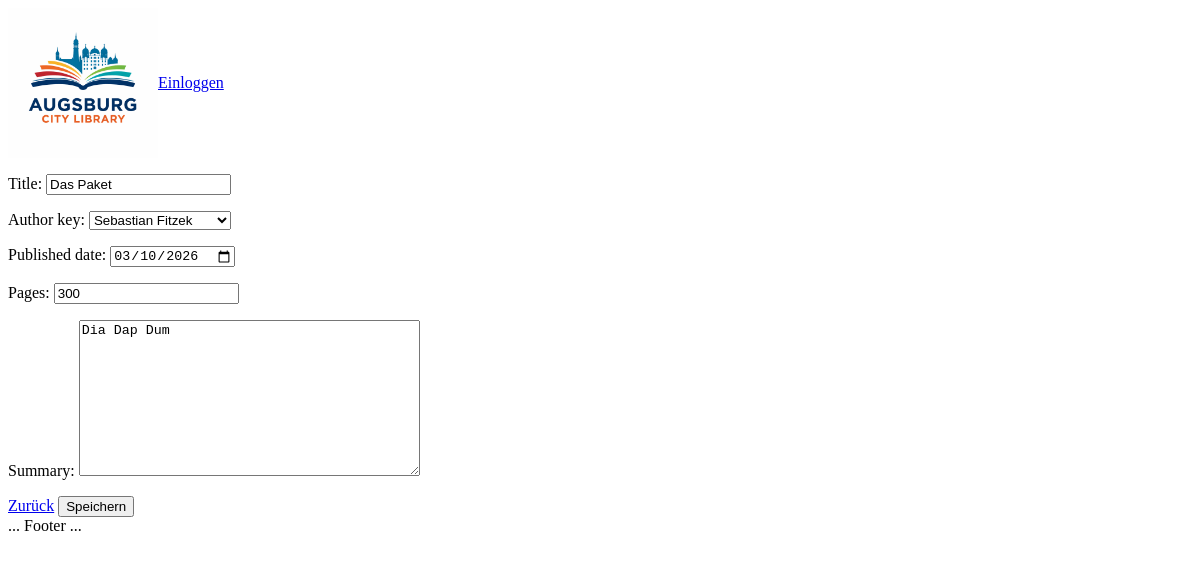
Page /books/update/6/ on the committed database.
### books/models.py (models this page shows, shortened)
class Book(models.Model):
    title = models.CharField(max_length=200)
    author_key = models.ForeignKey(Author, blank=True, null=True, on_delete=models.SET_NULL)
    published_date = models.DateField()
    pages = models.IntegerField()
    summary = models.TextField()
    genre = models.ManyToManyField(Genre, blank=True)
    isbn = models.IntegerField()
    cover = models.ImageField(upload_to='covers/', null=True, blank=True)

### books/views.py (the view, shortened to what this page needs)
# urls.py: path('books/update/<int:pk>/', views.UpdateBookView.as_view(), name='book-update'),
class UpdateBookView(UpdateView):
    model = models.Book
    form_class = BookForm

### books/forms.py
class BookForm(forms.ModelForm):
    class Meta:
        model = Book
        fields = ['title', 'author_key', 'published_date', 'pages', 'summary']
        widgets = {
            'published_date': DatePickerInput(format='%Y-%m-%d'),
        }

### books/models.py (called while the page is built)
    def __str__(self):
        return self.firstname + " " + self.lastname

### books/templates/books/book_form.html (shortened to what this page needs)
{% extends 'base.html' %}
{% block content %}
    <form method="POST">
        {{ form.as_p }}
        <a href="{% url 'book-list' %}">Zurück</a>
        <button type="submit">Speichern</button>
    </form>
{% endblock %}

### rows in the picture
Book: title "Das Paket", author_key "Sebastian Fitzek", published_date "03/10/2026", pages "300", summary "Dia Dap Dum"
